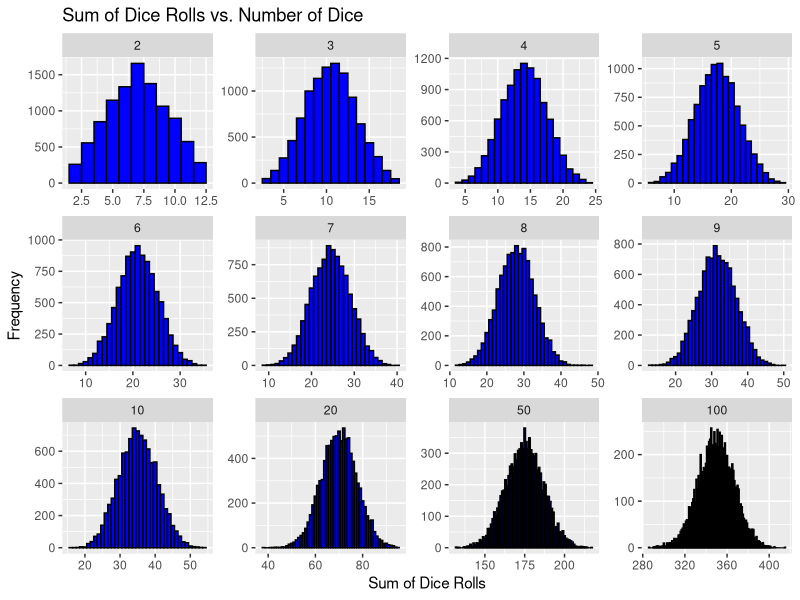

Reproduce this figure in R.
## ---- chunk 1
# Load the necessary library
library(ggplot2)

# Number of dice rolls and number of dice
n_rolls <- 10000
n_dice <- c(2, 3, 4, 5, 6, 7,8,9, 10, 20, 50, 100)  # You can add more values

# Function to simulate dice rolls and calculate the sum
simulate_dice_rolls <- function(n_rolls, n_dice) {
  results <- replicate(n_rolls, sum(sample(1:6, n_dice, replace = TRUE)))
  return(results)
}

# Simulate dice rolls for various values of n_dice
results_list <- lapply(n_dice, function(n) simulate_dice_rolls(n_rolls, n))

# Create a data frame to store the results
results_df <- data.frame(N_Dice = rep(n_dice, each = n_rolls), Sum = unlist(results_list))

# Create a histogram to visualize the distributions
p <- ggplot(results_df, aes(x = Sum)) +
  geom_histogram(binwidth = 1, fill = "blue", color = "black") +
  facet_wrap(~N_Dice, scales = "free") +
  labs(title = "Sum of Dice Rolls vs. Number of Dice",
       x = "Sum of Dice Rolls",
       y = "Frequency")

print(p)

